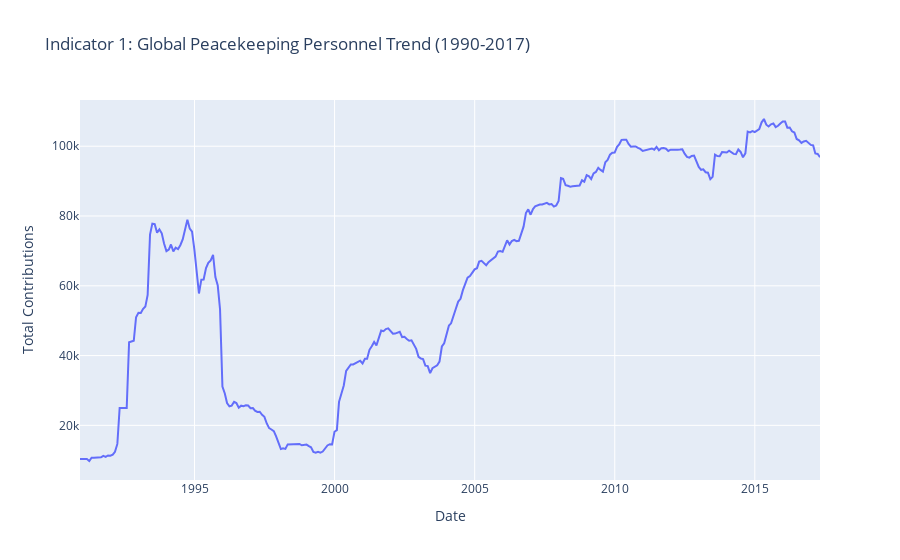
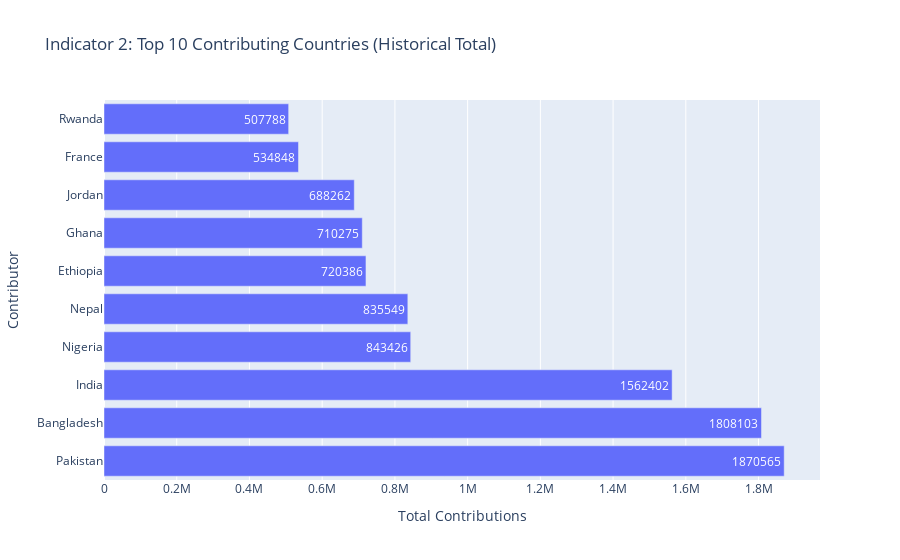
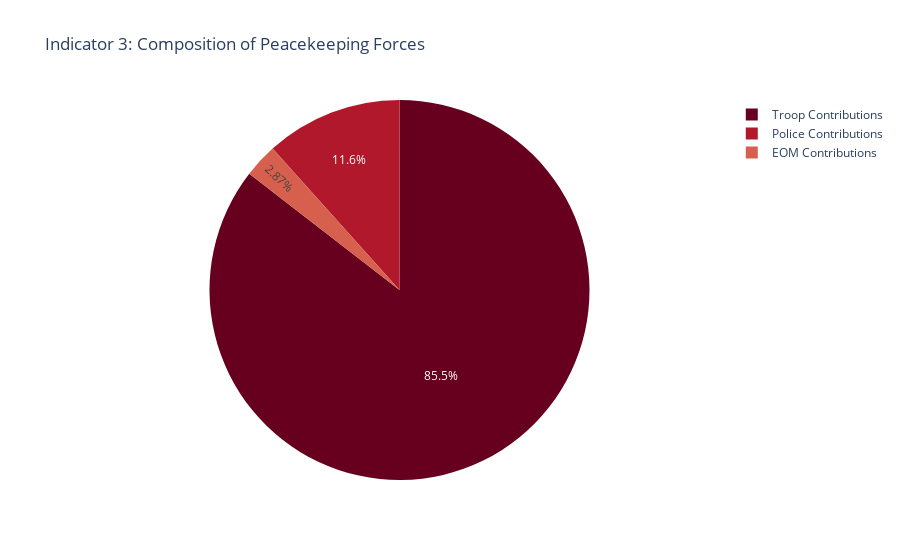
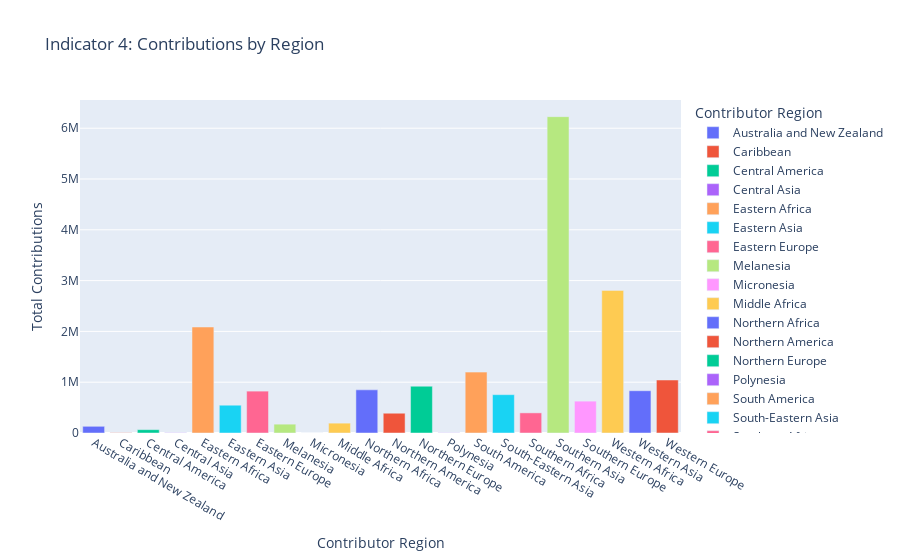

Write notebook code for charts like these, in order.
### Code cell
# main block
if __name__ == "__main__":
    # --- Step 1: Data Collection & Cleaning ---
    file_path = "country_level_data.csv"
    
    # Load and clean
    print("Loading data...")
    df_raw = load_data(file_path)
    df = preprocess_data(df_raw)
    print(f"Data loaded. Shape: {df.shape}")
    print(f"Date range: {df['Date'].min().date()} to {df['Date'].max().date()}")

    # --- Step 2: Compute Indicators ---
    trend_df = get_global_trend(df)
    top_df = get_top_contributors(df, n=10)
    comp_df = get_contribution_composition(df)
    reg_df = get_regional_distribution(df)
    
    # --- Step 3: Visualization (Inline) ---
    
    # 1. Global Trend Line Chart
    fig1 = px.line(trend_df, x='Date', y='Total Contributions', 
                   title='Indicator 1: Global Peacekeeping Personnel Trend (1990-2017)')
    fig1.show()
    
    # 2. Top Contributors Bar Chart
    fig2 = px.bar(top_df, x='Total Contributions', y='Contributor', orientation='h',
                  title='Indicator 2: Top 10 Contributing Countries (Historical Total)',
                  text='Total Contributions')
    fig2.show()
    
    # 3. Composition Pie Chart
    fig3 = px.pie(comp_df, values='Count', names='Type', 
                  title='Indicator 3: Composition of Peacekeeping Forces',
                  color_discrete_sequence=px.colors.sequential.RdBu)
    fig3.show()
    
    # 4. Regional Distribution Bar Chart
    fig4 = px.bar(reg_df, x='Contributor Region', y='Total Contributions', 
                  title='Indicator 4: Contributions by Region',
                  color='Contributor Region')
    fig4.show()

### Figure 1 — Plotly figure (JSON) as saved in the notebook; plotly's stock layout.template omitted (floating-point values rounded to 4 significant figures; data arrays with more than 128 entries replaced by an {"elided": "..."} marker saying what was removed)
{"data": [{"hovertemplate": "Date=%{x}<br>Total Contributions=%{y}<extra></extra>", "legendgroup": "", "line": {"color": "#636efa", "dash": "solid"}, "marker": {"symbol": "circle"}, "mode": "lines", "name": "", "orientation": "v", "showlegend": false, "type": "scatter", "x": {"elided": "317 str values"}, "xaxis": "x", "y": {"elided": "317 int values"}, "yaxis": "y"}], "layout": {"legend": {"tracegroupgap": 0}, "title": {"text": "Indicator 1: Global Peacekeeping Personnel Trend (1990-2017)"}, "xaxis": {"anchor": "y", "domain": [0, 1], "title": {"text": "Date"}}, "yaxis": {"anchor": "x", "domain": [0, 1], "title": {"text": "Total Contributions"}}}}

### Figure 2 — Plotly figure (JSON) as saved in the notebook; plotly's stock layout.template omitted (floating-point values rounded to 4 significant figures)
{"data": [{"alignmentgroup": "True", "hovertemplate": "Total Contributions=%{text}<br>Contributor=%{y}<extra></extra>", "legendgroup": "", "marker": {"color": "#636efa", "pattern": {"shape": ""}}, "name": "", "offsetgroup": "", "orientation": "h", "showlegend": false, "text": [1870565, 1808103, 1562402, 843426, 835549, 720386, 710275, 688262, 534848, 507788], "textposition": "auto", "type": "bar", "x": [1870565, 1808103, 1562402, 843426, 835549, 720386, 710275, 688262, 534848, 507788], "xaxis": "x", "y": ["Pakistan", "Bangladesh", "India", "Nigeria", "Nepal", "Ethiopia", "Ghana", "Jordan", "France", "Rwanda"], "yaxis": "y"}], "layout": {"barmode": "relative", "legend": {"tracegroupgap": 0}, "title": {"text": "Indicator 2: Top 10 Contributing Countries (Historical Total)"}, "xaxis": {"anchor": "y", "domain": [0, 1], "title": {"text": "Total Contributions"}}, "yaxis": {"anchor": "x", "domain": [0, 1], "title": {"text": "Contributor"}}}}

### Figure 3 — Plotly figure (JSON) as saved in the notebook; plotly's stock layout.template omitted (floating-point values rounded to 4 significant figures)
{"data": [{"domain": {"x": [0, 1], "y": [0, 1]}, "hovertemplate": "Type=%{label}<br>Count=%{value}<extra></extra>", "labels": ["Troop Contributions", "Police Contributions", "EOM Contributions"], "legendgroup": "", "name": "", "showlegend": true, "type": "pie", "values": [17170102, 2338779, 576978]}], "layout": {"legend": {"tracegroupgap": 0}, "piecolorway": ["rgb(103,0,31)", "rgb(178,24,43)", "rgb(214,96,77)", "rgb(244,165,130)", "rgb(253,219,199)", "rgb(247,247,247)", "rgb(209,229,240)", "rgb(146,197,222)", "rgb(67,147,195)", "rgb(33,102,172)", "rgb(5,48,97)"], "title": {"text": "Indicator 3: Composition of Peacekeeping Forces"}}}

### Figure 4 — Plotly figure (JSON) as saved in the notebook; plotly's stock layout.template omitted (floating-point values rounded to 4 significant figures)
{"data": [{"alignmentgroup": "True", "hovertemplate": "Contributor Region=%{x}<br>Total Contributions=%{y}<extra></extra>", "legendgroup": "Australia and New Zealand", "marker": {"color": "#636efa", "pattern": {"shape": ""}}, "name": "Australia and New Zealand", "offsetgroup": "Australia and New Zealand", "orientation": "v", "showlegend": true, "textposition": "auto", "type": "bar", "x": ["Australia and New Zealand"], "xaxis": "x", "y": [131894], "yaxis": "y"}, {"alignmentgroup": "True", "hovertemplate": "Contributor Region=%{x}<br>Total Contributions=%{y}<extra></extra>", "legendgroup": "Caribbean", "marker": {"color": "#EF553B", "pattern": {"shape": ""}}, "name": "Caribbean", "offsetgroup": "Caribbean", "orientation": "v", "showlegend": true, "textposition": "auto", "type": "bar", "x": ["Caribbean"], "xaxis": "x", "y": [5381], "yaxis": "y"}, {"alignmentgroup": "True", "hovertemplate": "Contributor Region=%{x}<br>Total Contributions=%{y}<extra></extra>", "legendgroup": "Central America", "marker": {"color": "#00cc96", "pattern": {"shape": ""}}, "name": "Central America", "offsetgroup": "Central America", "orientation": "v", "showlegend": true, "textposition": "auto", "type": "bar", "x": ["Central America"], "xaxis": "x", "y": [65558], "yaxis": "y"}, {"alignmentgroup": "True", "hovertemplate": "Contributor Region=%{x}<br>Total Contributions=%{y}<extra></extra>", "legendgroup": "Central Asia", "marker": {"color": "#ab63fa", "pattern": {"shape": ""}}, "name": "Central Asia", "offsetgroup": "Central Asia", "orientation": "v", "showlegend": true, "textposition": "auto", "type": "bar", "x": ["Central Asia"], "xaxis": "x", "y": [4750], "yaxis": "y"}, {"alignmentgroup": "True", "hovertemplate": "Contributor Region=%{x}<br>Total Contributions=%{y}<extra></extra>", "legendgroup": "Eastern Africa", "marker": {"color": "#FFA15A", "pattern": {"shape": ""}}, "name": "Eastern Africa", "offsetgroup": "Eastern Africa", "orientation": "v", "showlegend": true, "textposition": "auto", "type": "bar", "x": ["Eastern Africa"], "xaxis": "x", "y": [2086736], "yaxis": "y"}, {"alignmentgroup": "True", "hovertemplate": "Contributor Region=%{x}<br>Total Contributions=%{y}<extra></extra>", "legendgroup": "Eastern Asia", "marker": {"color": "#19d3f3", "pattern": {"shape": ""}}, "name": "Eastern Asia", "offsetgroup": "Eastern Asia", "orientation": "v", "showlegend": true, "textposition": "auto", "type": "bar", "x": ["Eastern Asia"], "xaxis": "x", "y": [547041], "yaxis": "y"}, {"alignmentgroup": "True", "hovertemplate": "Contributor Region=%{x}<br>Total Contributions=%{y}<extra></extra>", "legendgroup": "Eastern Europe", "marker": {"color": "#FF6692", "pattern": {"shape": ""}}, "name": "Eastern Europe", "offsetgroup": "Eastern Europe", "orientation": "v", "showlegend": true, "textposition": "auto", "type": "bar", "x": ["Eastern Europe"], "xaxis": "x", "y": [824426], "yaxis": "y"}, {"alignmentgroup": "True", "hovertemplate": "Contributor Region=%{x}<br>Total Contributions=%{y}<extra></extra>", "legendgroup": "Melanesia", "marker": {"color": "#B6E880", "pattern": {"shape": ""}}, "name": "Melanesia", "offsetgroup": "Melanesia", "orientation": "v", "showlegend": true, "textposition": "auto", "type": "bar", "x": ["Melanesia"], "xaxis": "x", "y": [174095], "yaxis": "y"}, {"alignmentgroup": "True", "hovertemplate": "Contributor Region=%{x}<br>Total Contributions=%{y}<extra></extra>", "legendgroup": "Micronesia", "marker": {"color": "#FF97FF", "pattern": {"shape": ""}}, "name": "Micronesia", "offsetgroup": "Micronesia", "orientation": "v", "showlegend": true, "textposition": "auto", "type": "bar", "x": ["Micronesia"], "xaxis": "x", "y": [173], "yaxis": "y"}, {"alignmentgroup": "True", "hovertemplate": "Contributor Region=%{x}<br>Total Contributions=%{y}<extra></extra>", "legendgroup": "Middle Africa", "marker": {"color": "#FECB52", "pattern": {"shape": ""}}, "name": "Middle Africa", "offsetgroup": "Middle Africa", "orientation": "v", "showlegend": true, "textposition": "auto", "type": "bar", "x": ["Middle Africa"], "xaxis": "x", "y": [193895], "yaxis": "y"}, {"alignmentgroup": "True", "hovertemplate": "Contributor Region=%{x}<br>Total Contributions=%{y}<extra></extra>", "legendgroup": "Northern Africa", "marker": {"color": "#636efa", "pattern": {"shape": ""}}, "name": "Northern Africa", "offsetgroup": "Northern Africa", "orientation": "v", "showlegend": true, "textposition": "auto", "type": "bar", "x": ["Northern Africa"], "xaxis": "x", "y": [849731], "yaxis": "y"}, {"alignmentgroup": "True", "hovertemplate": "Contributor Region=%{x}<br>Total Contributions=%{y}<extra></extra>", "legendgroup": "Northern America", "marker": {"color": "#EF553B", "pattern": {"shape": ""}}, "name": "Northern America", "offsetgroup": "Northern America", "orientation": "v", "showlegend": true, "textposition": "auto", "type": "bar", "x": ["Northern America"], "xaxis": "x", "y": [389284], "yaxis": "y"}, {"alignmentgroup": "True", "hovertemplate": "Contributor Region=%{x}<br>Total Contributions=%{y}<extra></extra>", "legendgroup": "Northern Europe", "marker": {"color": "#00cc96", "pattern": {"shape": ""}}, "name": "Northern Europe", "offsetgroup": "Northern Europe", "orientation": "v", "showlegend": true, "textposition": "auto", "type": "bar", "x": ["Northern Europe"], "xaxis": "x", "y": [921432], "yaxis": "y"}, {"alignmentgroup": "True", "hovertemplate": "Contributor Region=%{x}<br>Total Contributions=%{y}<extra></extra>", "legendgroup": "Polynesia", "marker": {"color": "#ab63fa", "pattern": {"shape": ""}}, "name": "Polynesia", "offsetgroup": "Polynesia", "orientation": "v", "showlegend": true, "textposition": "auto", "type": "bar", "x": ["Polynesia"], "xaxis": "x", "y": [3876], "yaxis": "y"}, {"alignmentgroup": "True", "hovertemplate": "Contributor Region=%{x}<br>Total Contributions=%{y}<extra></extra>", "legendgroup": "South America", "marker": {"color": "#FFA15A", "pattern": {"shape": ""}}, "name": "South America", "offsetgroup": "South America", "orientation": "v", "showlegend": true, "textposition": "auto", "type": "bar", "x": ["South America"], "xaxis": "x", "y": [1198479], "yaxis": "y"}, {"alignmentgroup": "True", "hovertemplate": "Contributor Region=%{x}<br>Total Contributions=%{y}<extra></extra>", "legendgroup": "South-Eastern Asia", "marker": {"color": "#19d3f3", "pattern": {"shape": ""}}, "name": "South-Eastern Asia", "offsetgroup": "South-Eastern Asia", "orientation": "v", "showlegend": true, "textposition": "auto", "type": "bar", "x": ["South-Eastern Asia"], "xaxis": "x", "y": [754740], "yaxis": "y"}, {"alignmentgroup": "True", "hovertemplate": "Contributor Region=%{x}<br>Total Contributions=%{y}<extra></extra>", "legendgroup": "Southern Africa", "marker": {"color": "#FF6692", "pattern": {"shape": ""}}, "name": "Southern Africa", "offsetgroup": "Southern Africa", "orientation": "v", "showlegend": true, "textposition": "auto", "type": "bar", "x": ["Southern Africa"], "xaxis": "x", "y": [396283], "yaxis": "y"}, {"alignmentgroup": "True", "hovertemplate": "Contributor Region=%{x}<br>Total Contributions=%{y}<extra></extra>", "legendgroup": "Southern Asia", "marker": {"color": "#B6E880", "pattern": {"shape": ""}}, "name": "Southern Asia", "offsetgroup": "Southern Asia", "orientation": "v", "showlegend": true, "textposition": "auto", "type": "bar", "x": ["Southern Asia"], "xaxis": "x", "y": [6227649], "yaxis": "y"}, {"alignmentgroup": "True", "hovertemplate": "Contributor Region=%{x}<br>Total Contributions=%{y}<extra></extra>", "legendgroup": "Southern Europe", "marker": {"color": "#FF97FF", "pattern": {"shape": ""}}, "name": "Southern Europe", "offsetgroup": "Southern Europe", "orientation": "v", "showlegend": true, "textposition": "auto", "type": "bar", "x": ["Southern Europe"], "xaxis": "x", "y": [627167], "yaxis": "y"}, {"alignmentgroup": "True", "hovertemplate": "Contributor Region=%{x}<br>Total Contributions=%{y}<extra></extra>", "legendgroup": "Western Africa", "marker": {"color": "#FECB52", "pattern": {"shape": ""}}, "name": "Western Africa", "offsetgroup": "Western Africa", "orientation": "v", "showlegend": true, "textposition": "auto", "type": "bar", "x": ["Western Africa"], "xaxis": "x", "y": [2807570], "yaxis": "y"}, {"alignmentgroup": "True", "hovertemplate": "Contributor Region=%{x}<br>Total Contributions=%{y}<extra></extra>", "legendgroup": "Western Asia", "marker": {"color": "#636efa", "pattern": {"shape": ""}}, "name": "Western Asia", "offsetgroup": "Western Asia", "orientation": "v", "showlegend": true, "textposition": "auto", "type": "bar", "x": ["Western Asia"], "xaxis": "x", "y": [832371], "yaxis": "y"}, {"alignmentgroup": "True", "hovertemplate": "Contributor Region=%{x}<br>Total Contributions=%{y}<extra></extra>", "legendgroup": "Western Europe", "marker": {"color": "#EF553B", "pattern": {"shape": ""}}, "name": "Western Europe", "offsetgroup": "Western Europe", "orientation": "v", "showlegend": true, "textposition": "auto", "type": "bar", "x": ["Western Europe"], "xaxis": "x", "y": [1043328], "yaxis": "y"}], "layout": {"barmode": "relative", "legend": {"title": {"text": "Contributor Region"}, "tracegroupgap": 0}, "title": {"text": "Indicator 4: Contributions by Region"}, "xaxis": {"anchor": "y", "categoryarray": ["Australia and New Zealand", "Caribbean", "Central America", "Central Asia", "Eastern Africa", "Eastern Asia", "Eastern Europe", "Melanesia", "Micronesia", "Middle Africa", "Northern Africa", "Northern America", "Northern Europe", "Polynesia", "South America", "South-Eastern Asia", "Southern Africa", "Southern Asia", "Southern Europe", "Western Africa", "Western Asia", "Western Europe"], "categoryorder": "array", "domain": [0, 1], "title": {"text": "Contributor Region"}}, "yaxis": {"anchor": "x", "domain": [0, 1], "title": {"text": "Total Contributions"}}}}
